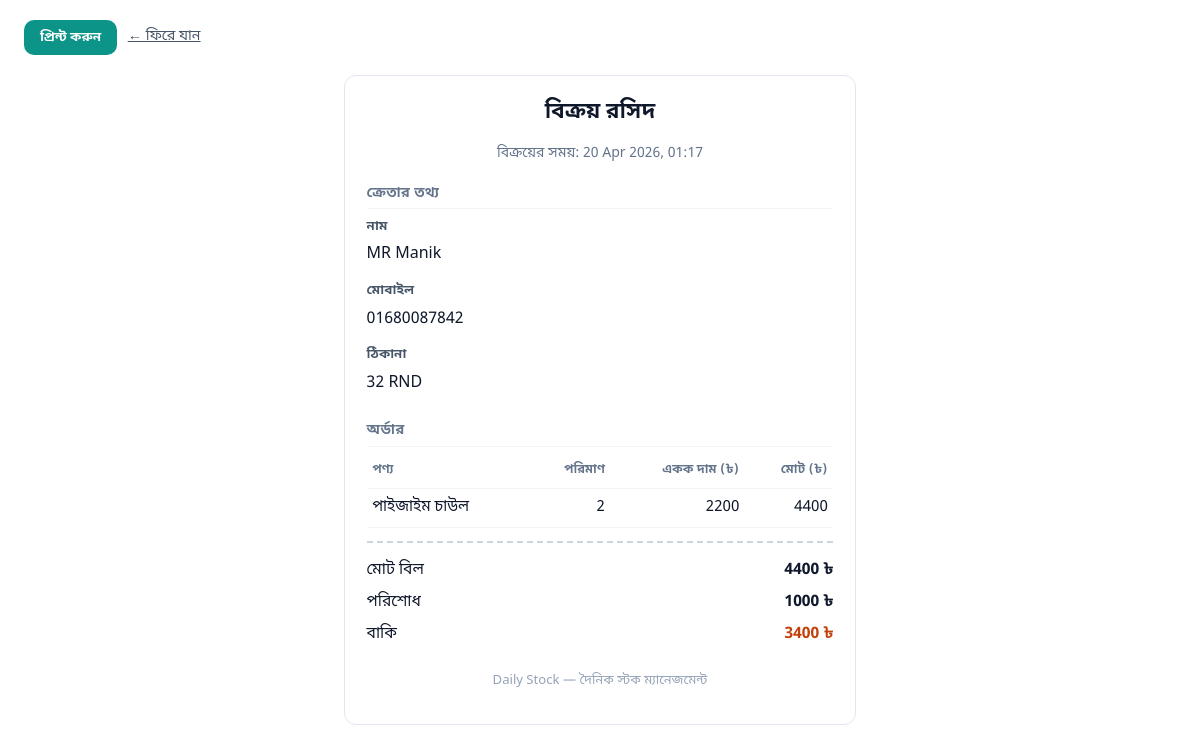
The page /stock/sale/3/print/ (signed in) on the database its author committed.
### stock/models.py (models this page shows, shortened)
class DailySell(models.Model):
    customer_name = models.CharField(max_length=255)
    phone = models.CharField(max_length=32)
    address = models.TextField(blank=True)
    amount_paid = models.DecimalField(
        max_digits=12,
        decimal_places=2,
        default=0,
        help_text='ক্রেতা যে টাকা দিয়েছে',
    )
    amount_due = models.DecimalField(
        max_digits=12,
        decimal_places=2,
        default=0,
        help_text='বাকি (মোট − পরিশোধ)',
    )
    sold_at = models.DateTimeField(auto_now_add=True)
    class Meta:
        db_table = 'stock_management_dailysell'
        ordering = ['-sold_at']
    @property
    def line_total(self) -> Decimal:
        total = Decimal('0')
        for ln in self.lines.all():
            total += (ln.unit_price * ln.quantity).quantize(Decimal('0.01'))
        return total.quantize(Decimal('0.01'))

class DailySellLine(models.Model):
    sale = models.ForeignKey(
        DailySell,
        on_delete=models.CASCADE,
        related_name='lines',
    )
    product = models.ForeignKey(
        Product,
        on_delete=models.PROTECT,
        related_name='sale_lines',
    )
    quantity = models.PositiveIntegerField()
    unit_price = models.DecimalField(
        max_digits=12,
        decimal_places=2,
        editable=False,
        help_text='বিক্রয় মুহূর্তে একক দাম',
    )
    class Meta:
        db_table = 'stock_management_dailysellline'
        ordering = ['id']
    @property
    def line_total(self) -> Decimal:
        return (self.unit_price * self.quantity).quantize(Decimal('0.01'))

class Product(models.Model):
    name = models.CharField(max_length=255)
    quality = models.CharField(max_length=255, help_text='যেমন গ্রেড / মান')
    price = models.DecimalField(
        max_digits=12,
        decimal_places=2,
        help_text='প্রতি এককের দাম (টাকা)। বিক্রয় মোট = একক দাম × পরিমাণ।',
    )
    stock_quantity = models.PositiveIntegerField(default=0)
    class Meta:
        db_table = 'stock_management_product'
        ordering = ['name']

### stock/views.py (the view)
# urls.py: path('sale/<int:pk>/print/', views.SalePrintView.as_view(), name='sale_print'),
class SalePrintView(LoginRequiredMixin, View):
    login_url = '/'
    template_name = 'stock/sale_print.html'
    def get(self, request, pk):
        sale = get_object_or_404(
            DailySell.objects.prefetch_related('lines__product'),
            pk=pk,
        )
        return render(request, self.template_name, {'sale': sale})

### stock/templates/stock/sale_print.html (shortened to what this page needs)
<!DOCTYPE html>
<html lang="bn">
<head>
</head>
<body>
  <div class="print-toolbar no-print">
    <button type="button" id="sale-print-btn">প্রিন্ট করুন</button>
    <a href="javascript:history.back()">← ফিরে যান</a>
  </div>
  <article class="slip">
    <h1>বিক্রয় রসিদ</h1>
    <p class="slip-sub">বিক্রয়ের সময়: {{ sale.sold_at|date:"d M Y, H:i" }}</p>
    <div class="slip-section-title">ক্রেতার তথ্য</div>
    <dl class="slip-dl">
      <dt>নাম</dt>
      <dd>{{ sale.customer_name }}</dd>
      <dt>মোবাইল</dt>
      <dd>{{ sale.phone }}</dd>
      <dt>ঠিকানা</dt>
      <dd class="slip-address">{% if sale.address %}{{ sale.address }}{% else %}—{% endif %}</dd>
    </dl>
    <div class="slip-section-title">অর্ডার</div>
    <table class="slip-order">
      <thead>
        <tr>
          <th scope="col">পণ্য</th>
          <th scope="col" class="num">পরিমাণ</th>
          <th scope="col" class="num">একক দাম (৳)</th>
          <th scope="col" class="num">মোট (৳)</th>
        </tr>
      </thead>
      <tbody>
        {% for ln in sale.lines.all %}
        <tr>
          <td>{{ ln.product.name }}</td>
          <td class="num">{{ ln.quantity }}</td>
          <td class="num">{{ ln.unit_price|floatformat:0 }}</td>
          <td class="num">{{ ln.line_total|floatformat:0 }}</td>
        </tr>
        {% endfor %}
      </tbody>
    </table>
    <div class="slip-totals">
      <div class="slip-totals-row">
        <span>মোট বিল</span>
        <strong>{{ sale.line_total|floatformat:0 }} ৳</strong>
      </div>
      <div class="slip-totals-row">
        <span>পরিশোধ</span>
        <strong>{{ sale.amount_paid|floatformat:0 }} ৳</strong>
      </div>
      <div class="slip-totals-row due">
        <span>বাকি</span>
        <strong>{{ sale.amount_due|floatformat:0 }} ৳</strong>
      </div>
    </div>
    <p class="slip-footer">Daily Stock — দৈনিক স্টক ম্যানেজমেন্ট</p>
  </article>
</body>
</html>

### stock/templates/stock/sale_print.html (style rules this page uses)
* { box-sizing: border-box; }
body { margin: 0; padding: 1.25rem 1.5rem 2rem; font-family: 'Noto Sans Bengali', system-ui, sans-serif; font-size: 14px; line-height: 1.55; color: #0f172a; background: #fff; }
.print-toolbar { margin-bottom: 1.25rem; display: flex; flex-wrap: wrap; gap: 0.65rem; align-items: center; }
.print-toolbar button { padding: 0.55rem 1rem; font-family: inherit; font-weight: 700; border-radius: 10px; border: none; cursor: pointer; background: #0d9488; color: #fff; }
.print-toolbar a { color: #475569; font-size: 0.9rem; }
.slip { max-width: 32rem; margin: 0 auto; border: 1px solid #e2e8f0; border-radius: 12px; padding: 1.25rem 1.35rem; }
.slip h1 { margin: 0 0 0.35rem; font-size: 1.35rem; text-align: center; font-weight: 700; }
.slip-sub { text-align: center; font-size: 0.88rem; color: #64748b; margin-bottom: 1.1rem; }
.slip-section-title { font-size: 0.88rem; font-weight: 700; letter-spacing: 0.02em; color: #64748b; margin: 1rem 0 0.45rem; border-bottom: 1px solid #f1f5f9; padding-bottom: 0.25rem; }
.slip-section-title:first-of-type { margin-top: 0; }
.slip-dl { margin: 0; display: grid; gap: 0.35rem 0.75rem; }
.slip-dl dt { font-weight: 650; color: #475569; font-size: 0.82rem; }
.slip-dl dd { margin: 0 0 0.5rem; font-size: 1rem; }
.slip-address { white-space: pre-wrap; word-break: break-word; }
.slip-order { width: 100%; border-collapse: collapse; margin-top: 0.35rem; font-size: 0.95rem; }
.slip-order th, .slip-order td { padding: 0.45rem 0.35rem; text-align: left; border-bottom: 1px solid #f1f5f9; }
.slip-order th { font-size: 0.78rem; color: #64748b; font-weight: 650; }
.slip-order .num { text-align: right; font-variant-numeric: tabular-nums; }
.slip-totals { margin-top: 0.85rem; padding-top: 0.65rem; border-top: 2px dashed #cbd5e1; }
.slip-totals-row { display: flex; justify-content: space-between; gap: 1rem; padding: 0.25rem 0; font-size: 0.98rem; }
.slip-totals-row strong { font-weight: 700; }
.slip-totals-row.due strong { color: #c2410c; }
.slip-footer { margin-top: 1.25rem; font-size: 0.82rem; color: #94a3b8; text-align: center; }

### rows shown on the page
DailySell: sold_at "20 Apr 2026, 01:17", customer_name "MR Manik", phone "01680087842", address "32 RND", line_total "4400", amount_paid "1000", amount_due "3400"
DailySellLine: product.name "পাইজাইম চাউল", quantity "2", unit_price "2200", line_total "4400"
